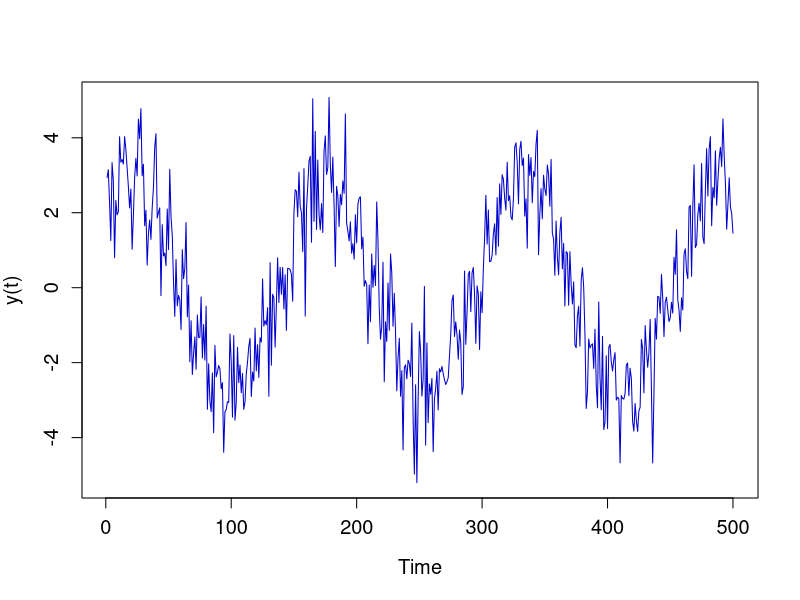

Recreate this plot in R.
A <- 2
B <- 0.5
sigma <- 0.8  # variance of the 
y <- numeric(0)

for (t in 1:500) {
    y[t] <- A * cos((0.04) * t) + A * sin((0.04) * t) + B * cos((0.5) * t) + B * sin((0.5) * t) + rnorm(1, sd = sigma)
}

T <- c(1:500)
plot(T, y, xlab = "Time", ylab = "y(t)", type = "l", col = "blue3", cex.lab = 1.2, cex.axis = 1.2) 
